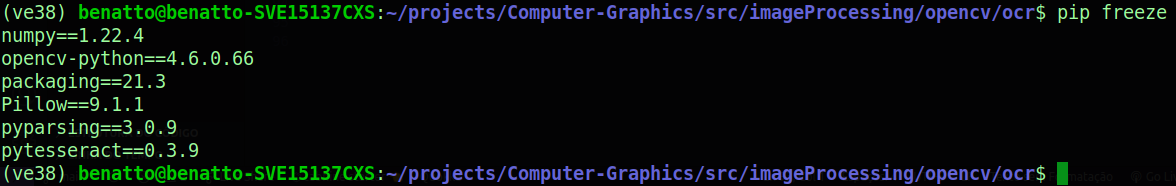
#> input picture src/imageProcessing/opencv/ocr/imgs/teste4.png, 1176 x 186 px
$ python complex.py
#> lines starting #> are read from the running program, lines starting #| are printed output that depends on the picture; after the words box and inside, x2 and y2 are one past the last pixel; in counts of white or black regions, pixels touching at a corner belong together
# Import required packages
import cv2 as cv
import pytesseract as tess

tess.pytesseract.tesseract_cmd = '/usr/bin/tesseract'
# tess.pytesseract.tesseract_cmd = 'C:\\Program Files\\Tesseract-OCR\\tesseract.exe'

# Read image from which text needs to be extracted
img = cv.imread("imgs/teste4.png")
#> img is the input picture: shape (186, 1176, 3); mean B, G, R 13.9, 14.9, 9.5
cv.imshow("image", img)

gray = cv.cvtColor(img, cv.COLOR_BGR2GRAY)
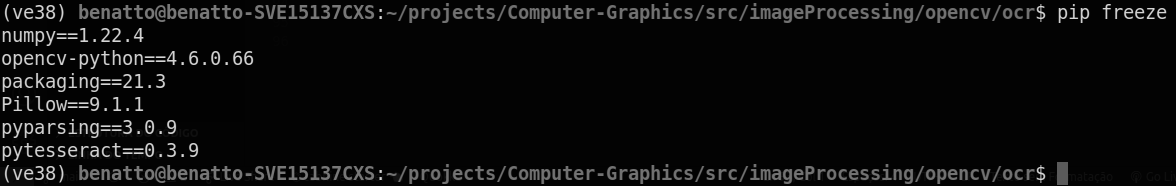
#> gray: shape (186, 1176); min 2, max 213, mean 13.1
cv.imshow("gray", gray)

ret, thresh1 = cv.threshold(gray, 0, 255, cv.THRESH_OTSU | cv.THRESH_BINARY_INV)
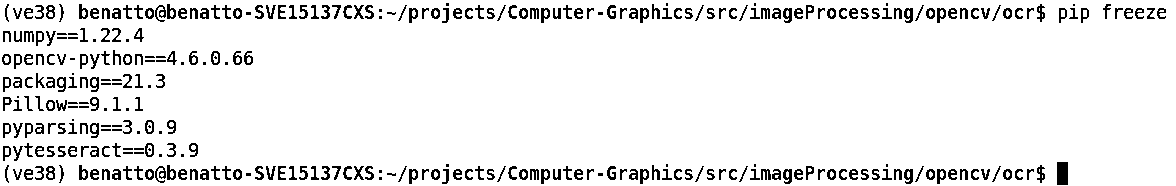
#> thresh1: shape (186, 1176); 92.7% white; black in thin lines or dots
#> ret = 65
cv.imshow("threh", thresh1)

rect_kernel = cv.getStructuringElement(cv.MORPH_RECT, (18, 18))
dilation = cv.dilate(thresh1, rect_kernel, iterations = 1)
#> dilation: shape (186, 1176); every value is 255
cv.imshow("threh", dilation)

contours, hierarchy = cv.findContours(dilation, cv.RETR_EXTERNAL,
 												cv.CHAIN_APPROX_NONE)
#> contours = 1 contour; box (x1, y1, x2, y2) and area: (0, 0, 1176, 186) 217375
im2 = img.copy()

file = open("recognized.txt", "w+")
file.write("")
file.close()
i = 0
for cnt in contours:
	x, y, w, h = cv.boundingRect(cnt)
	i = i + 1
	rect = cv.rectangle(im2, (x, y), (x + w, y + h), (0, 255, 0), 2)
	cropped = im2[y:y + h, x:x + w]
	cv.imshow("rect "+ str(i), cropped)
	file = open("recognized.txt", "a")
#> (the run stopped early here; a loop or call above may not have finished)

$ run again, with src/imageProcessing/opencv/ocr/imgs/teste3.png copied over src/imageProcessing/opencv/ocr/imgs/teste4.png
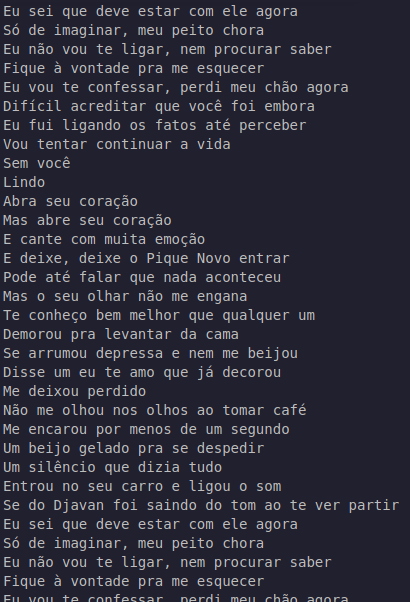
#> input picture src/imageProcessing/opencv/ocr/imgs/teste3.png, 410 x 602 px
#> img is the input picture: shape (602, 410, 3); mean B, G, R 57.3, 44.4, 45.3
#> `gray = cv.cvtColor(img, cv.COLOR_BGR2GRAY)`:
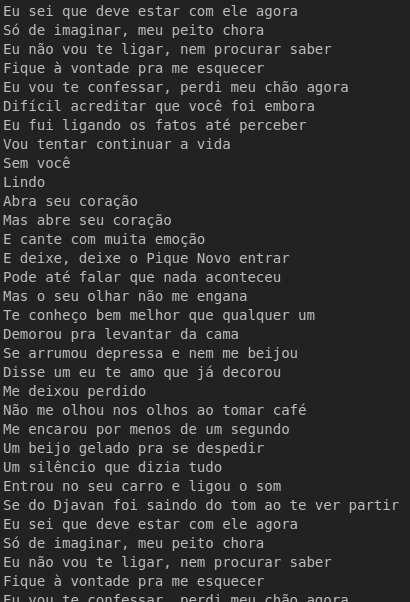
#> gray: shape (602, 410); min 33, max 189, mean 46.2
#> `ret, thresh1 = cv.threshold(gray, 0, 255, cv.THRESH_OTSU | cv.THRESH_B..`:
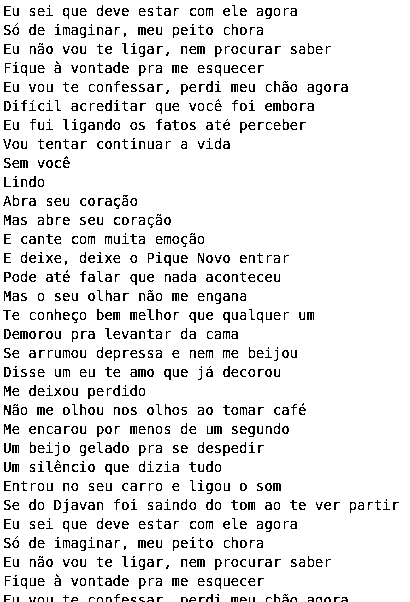
#> thresh1: shape (602, 410); 90.9% white; black in thin lines or dots
#> ret = 93
#> dilation: shape (602, 410); every value is 255
#> contours = 1 contour; box (x1, y1, x2, y2) and area: (0, 0, 410, 602) 245809
